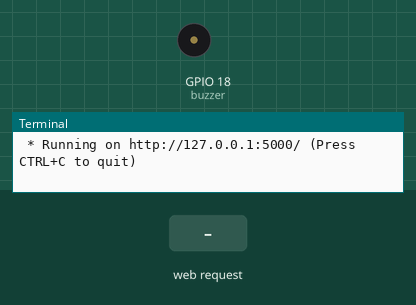
The program below on a simulated Raspberry Pi (BCM pin numbers). On the bench: buzzer (waves = sounding, pin HIGH), the last lines printed to the terminal. The inputs (shaded band) are chosen by the test bench. The clock reads 2024-03-15 10:24:30 at power-on unless the program sets it.

Above: at 1.2 s.
1.3 s: HTTP request for /buzzer_control received with the fields action=on
At 2.5 s:
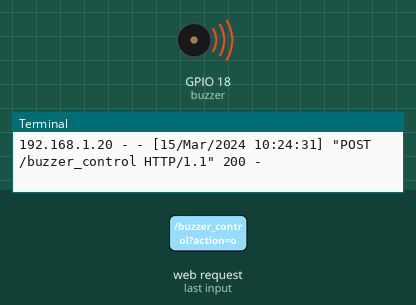
2.8 s: HTTP request for /buzzer_control received with the fields action=off
At 3.7 s:
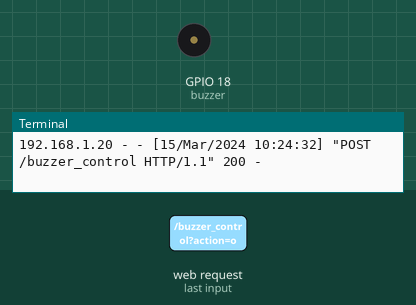
Timing chart, 0 to 5.8 s (numbered marks = the images above; inputs shaded):
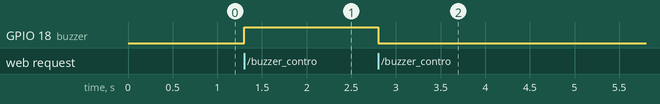

The program:

main.py
```python
from flask import Flask, request, render_template
from gpiozero import Buzzer
import time

#Crear un objeto
app = Flask(__name__)
buzzer = Buzzer(18)

@app.route("/")
def home():

    return render_template("template_buzzer.html")

@app.route("/buzzer_control",methods=["POST"])
def buzzer_control():
    accion = request.form.get('action')
    if accion=="on":
        buzzer.on()
    elif accion == "off":
        buzzer.off()

if __name__ == "__main__":
    app.run()
```

Measured:
- after the input at 1.3 s, GPIO 18 (buzzer): LOW → HIGH at once
- after the input at 2.8 s, GPIO 18 (buzzer): HIGH → LOW at once
